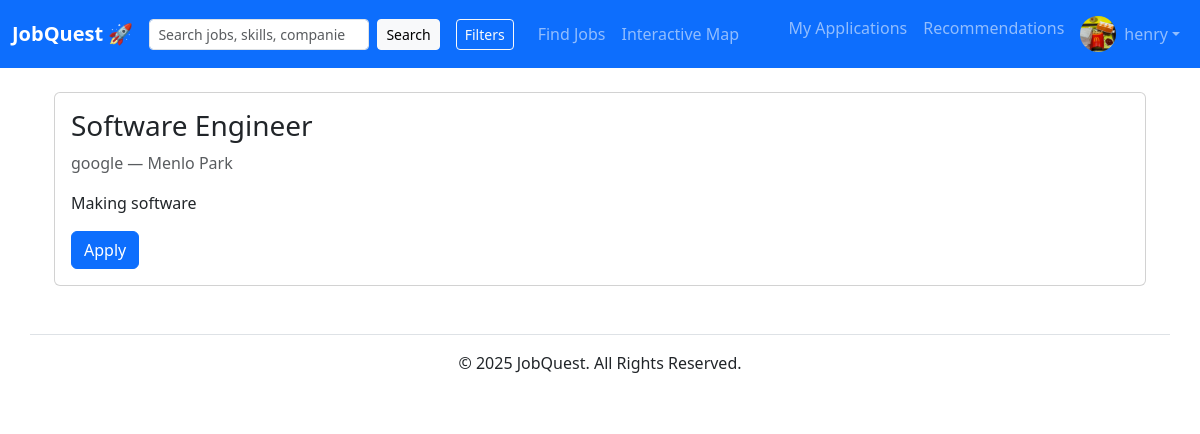
/search/1/ (signed in), run on the app's committed database.
### accounts/models.py (models this page shows, shortened)
class Profile(models.Model):
	user = models.OneToOneField(settings.AUTH_USER_MODEL, on_delete=models.CASCADE)
	headline = models.CharField(max_length=200, blank=True)
	bio = models.TextField(blank=True)
	skills = models.TextField(blank=True, help_text="Comma-separated list of skills")
	experience = models.TextField(blank=True, help_text="Work experience / summary")
	education = models.TextField(blank=True)
	github = models.URLField(blank=True)
	linkedin = models.URLField(blank=True)
	website = models.URLField(blank=True)
	avatar = models.ImageField(upload_to='avatars/', blank=True, null=True)
	is_recruiter = models.BooleanField(default=False)
	company = models.CharField(max_length=200, blank=True)
	desired_positions = models.TextField(blank=True, help_text="Comma-separated desired positions")
	desired_companies = models.TextField(blank=True, help_text="Comma-separated desired companies")
	phone = models.CharField(max_length=40, blank=True)
	headline_visible = models.BooleanField(default=True)
	bio_visible = models.BooleanField(default=True)
	skills_visible = models.BooleanField(default=True)
	experience_visible = models.BooleanField(default=True)
	education_visible = models.BooleanField(default=True)
	links_visible = models.BooleanField(default=True)
	company_visible = models.BooleanField(default=True)
	desired_positions_visible = models.BooleanField(default=True)
	desired_companies_visible = models.BooleanField(default=True)
	phone_visible = models.BooleanField(default=False)
	email_visible = models.BooleanField(default=False)

### jobs/models.py (models this page shows, shortened)
class Job(models.Model):
	title = models.CharField(max_length=255)
	company = models.CharField(max_length=255, blank=True)
	location = models.CharField(max_length=255, blank=True)
	description = models.TextField(blank=True)
	posted_at = models.DateTimeField(default=timezone.now)
	latitude = models.FloatField(null=True, blank=True)
	longitude = models.FloatField(null=True, blank=True)
	salary_min = models.IntegerField(null=True, blank=True)
	salary_max = models.IntegerField(null=True, blank=True)
	VISA_CHOICES = [
		('none', 'None'),
		('sponsor', 'Sponsorship available'),
	]
	visa_sponsorship = models.CharField(max_length=32, choices=VISA_CHOICES, default='none')
	owner = models.ForeignKey(User, on_delete=models.CASCADE, related_name="jobs", null=True, blank=True)

### jobs/views.py (the view)
# urls.py: path('<int:pk>/', views.job_detail, name='job_detail'),
def job_detail(request, pk):
	job = get_object_or_404(Job, pk=pk)
	return render(request, 'jobs/job_detail.html', {'job': job})

### accounts/context_processors.py (called while the page is built)
def user_profile(request):
    user = getattr(request, 'user', None)
    profile = None
    if user and user.is_authenticated:
        try:
            profile = user.profile
        except Exception:
            profile = None
    return {'user_profile': profile}

### jobs/templates/jobs/job_detail.html
{% extends 'base.html' %}
{% block content %}
<div class="container mt-4">
  <div class="card">
    <div class="card-body">
      <h3>{{ job.title }}</h3>
      <p class="text-muted">{{ job.company }} — {{ job.location }}</p>
      <div class="mb-3">{{ job.description|linebreaks }}</div>
      <a href="{% url 'jobs:apply' job.pk %}" class="btn btn-primary">Apply</a>
    </div>
  </div>
</div>
{% endblock %}

### linkedout/templates/base.html (shortened to what this page needs)
{% load static %}
<!DOCTYPE html>
<html lang="en">
<head>
    <link href="https://cdn.jsdelivr.net/npm/bootstrap@5.3.2/dist/css/bootstrap.min.css" rel="stylesheet">
</head>
<body>
    <nav class="navbar navbar-expand-lg navbar-dark bg-primary">
        <div class="container-fluid">
            <a class="navbar-brand fw-bold" href="/">JobQuest 🚀</a>
            <div class="collapse navbar-collapse" id="navbarNav">
                <ul class="navbar-nav me-auto mb-2 mb-lg-0 align-items-center">
                    <li class="nav-item me-3">
                        <form class="d-flex" role="search" method="get" action="/search/">
                          <input class="form-control form-control-sm" type="search" placeholder="Search jobs, skills, companies" aria-label="Search" name="q">
                          <button class="btn btn-sm btn-light ms-2" type="submit">Search</button>
                        </form>
                    </li>
                    <li class="nav-item me-3">
                        <button class="btn btn-outline-light btn-sm" type="button" data-bs-toggle="offcanvas" data-bs-target="#filterOffcanvas" aria-controls="filterOffcanvas">Filters</button>
                    </li>
                    <li class="nav-item">
                        <a class="nav-link" href="{% url 'jobs:search' %}">Find Jobs</a> </li>
                    <li class="nav-item">
                        <a class="nav-link" href="{% url 'jobs:interactive_map' %}">Interactive Map</a> </li>
                </ul>
                <ul class="navbar-nav">
                    {% if user.is_authenticated %}
                        {% if user_profile and user_profile.is_recruiter %}
                            <li class="nav-item"><a href="{% url 'jobs:post_job' %}" class="nav-link">Post a Job</a></li>
                            <li class="nav-item"><a href="{% url 'jobs:my_postings' %}" class="nav-link">My Postings</a></li>
                            <li class="nav-item"><a href="{% url 'jobs:recruiter_applications' %}" class="nav-link">My Applications</a></li>
                        {% else %}
                            <li class="nav-item"><a href="{% url 'jobs:my_applications' %}" class="nav-link">My Applications</a></li>
                            <li class="nav-item"><a href="#" class="nav-link">Recommendations</a></li>
                        {% endif %}
                        <li class="nav-item dropdown">
                            <a class="nav-link dropdown-toggle d-flex align-items-center" href="#" role="button" data-bs-toggle="dropdown" aria-expanded="false">
                                {% if user_profile and user_profile.avatar %}
                                    <img src="{{ user_profile.avatar.url }}" alt="avatar" class="rounded-circle me-2" style="width:36px; height:36px; object-fit:cover;">
                                {% else %}
                                    <span class="navbar-toggler-icon me-2"></span>
                                {% endif %}
                                <span class="d-none d-lg-inline">{{ user.username }}</span>
                            </a>
                        </li>
                    {% endif %}
                </ul>
            </div>
        </div>
    </nav>
    <main class="container mt-4">
        {% block content %}
        {% endblock %}
    </main>
    <footer class="container text-center mt-5 py-3 border-top">
        <p>&copy; {% now "Y" %} JobQuest. All Rights Reserved.</p>
    </footer>
</body>
</html>

### data on the page
Profile: avatar (picture)
Job: title "Software Engineer", company "google", location "Menlo Park", description "Making software"

### other printed values
{{ user.username }} "henry"
